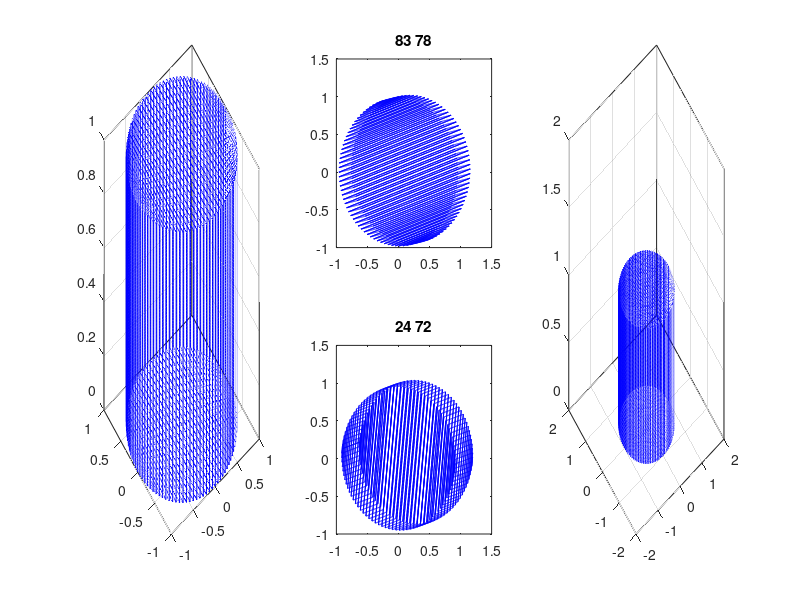

The MATLAB script that drew this image:
clear; clc; close all;

[x,y,z]=cylinder(1,100);                            % 반지름이 1인 원기둥 그리기

xx=x(1,:)';                                         % 원기둥 x 데이터 받기
yy=y(1,:)';                                         % 원기둥 y 데이터 받기

t=0:0.01:1;                                         % 원기둥의 z 데이터 설정

the1=rand*pi/2;                                     % the1 각
phi1=rand*pi/2;                                     % phi1 각

b1=[cos(the1)*cos(phi1)
    sin(the1)*cos(phi1)
    sin(phi1)];                                     % b1 벡터      
bx1=[-sin(the1)*cos(phi1)-cos(the1)*sin(phi1)
    cos(the1)*cos(phi1)-sin(the1)*sin(phi1)
    cos(phi1)];                                     % bx1 벡터

by1=cross(b1,bx1);                                  % bx2 벡터

the2=rand*pi/2;                                     % the2 각
phi2=rand*pi/2;                                     % phi2 각

b2=[cos(the2)*cos(phi2)
    sin(the2)*cos(phi2)
    sin(phi2)];                                     % b2 벡터
bx2=[-sin(the2)*cos(phi2)-cos(the2)*sin(phi2)
    cos(the2)*cos(phi2)-sin(the2)*sin(phi2)
    cos(phi2)];                                     % bx1 벡터

by2=cross(b2,bx2);                                  % bx2 벡터
h=ones(1,size(t',1));
% 오리지널 원기둥 그리기%
for ik=1:101  
    subplot(2,3,[1,4]);
    
    k=xx(ik)*ones(size(t'));                        % 원기둥을 이루는 선분의 x 좌표
    p=yy(ik)*ones(size(t'));                        % 원기둥을 이루는 선분의 y 좌표
    if p(ik)==0
        g=zeros(1,size(t',1));
    else   
        g=linspace(-abs(p(ik)),abs(p(ik)),size(t',1));
    end
    plot3(k,g,0*h,'b')
    hold on
    plot3(k,g,h,'b')
    hold on
    plot3(k,p,t,'b')                                % 원기둥 그리기
    box on
    grid on
    hold on
    
    
    real=[k p t'];                                  % 실제 데이터 넣기
    
    real_up=[k g' h'];
    real_d=[k g' 0*h'];
    
    subplot(2,3,2);
    
    mDataX1=real*bx1/sum(bx1.^2);                   % bx1 벡터에 투사한 좌표
    mDataY1=real*by1/sum(by1.^2);                   % by1 벡터에 투사한 좌표
    
    mDataX1_up=real_up*bx1/sum(bx1.^2);                   % bx1 벡터에 투사한 좌표
    mDataY1_up=real_up*by1/sum(by1.^2);                   % by1 벡터에 투사한 좌표
    mDataX1_d=real_d*bx1/sum(bx1.^2);                   % bx1 벡터에 투사한 좌표
    mDataY1_d=real_d*by1/sum(by1.^2);                   % by1 벡터에 투사한 좌표
    
    plot(mDataX1,mDataY1,'b');                      % bx1 벡터와 by1벡터의 좌표로 그리기
    hold on
    plot(mDataX1_up,mDataY1_up,'b');
    hold on
    plot(mDataX1_d,mDataY1_d,'b');
    title(sprintf('%1.0f %1.0f',the1*180/pi,phi1*180/pi));
    hold on
    
    subplot(2,3,5)
    
    mDataX2=real*bx2/sum(bx2.^2);                   % bx2 벡터에 투사한 좌표      
    mDataY2=real*by2/sum(by2.^2);                   % by2 벡터에 투사한 좌표
    
    mDataX2_up=real_up*bx2/sum(bx2.^2);                 % bx2 벡터에 투사한 좌표      
    mDataY2_up=real_up*by2/sum(by2.^2);                 % by2 벡터에 투사한 좌표
    mDataX2_d=real_d*bx2/sum(bx2.^2);                   % bx2 벡터에 투사한 좌표      
    mDataY2_d=real_d*by2/sum(by2.^2);                   % by2 벡터에 투사한 좌표
    
    plot(mDataX2,mDataY2,'b');                      % bx2 벡터와 by2 벡터의 좌표로 그리기
    hold on
    plot(mDataX2_up,mDataY2_up,'b');                      % bx2 벡터와 by2 벡터의 좌표로 그리기
    hold on
    plot(mDataX2_d,mDataY2_d,'b');                      % bx2 벡터와 by2 벡터의 좌표로 그리기
    title(sprintf('%1.0f %1.0f',the2*180/pi,phi2*180/pi));
    
    hold on
    
    subplot(2,3,[3,6])
    B=[bx1 by1 bx2 by2];
    b=[sum(bx1.^2)*mDataX1  sum(by1.^2)*mDataY1 ...
        sum(bx2.^2)*mDataX2  sum(by2.^2)*mDataY2];
    b_up=[sum(bx1.^2)*mDataX1_up  sum(by1.^2)*mDataY1_up ...
        sum(bx2.^2)*mDataX2_up  sum(by2.^2)*mDataY2_up];
    b_d=[sum(bx1.^2)*mDataX1_d  sum(by1.^2)*mDataY1_d ...
        sum(bx2.^2)*mDataX2_d  sum(by2.^2)*mDataY2_d];

    make=B'\b';
    make_up=B'\b_up';
    make_d=B'\b_d';

    plot3(make(1,:),make(2,:),make(3,:),'b')        % 투사한 데이터 그리기
    hold on
    plot3(make_up(1,:),make_up(2,:),make_up(3,:),'b')        % 투사한 데이터 그리기
    hold on
    plot3(make_d(1,:),make_d(2,:),make_d(3,:),'b')        % 투사한 데이터 그리기
    
    box on
    grid on
    axis([-2 2 -2 2 0 2]) 
end    
